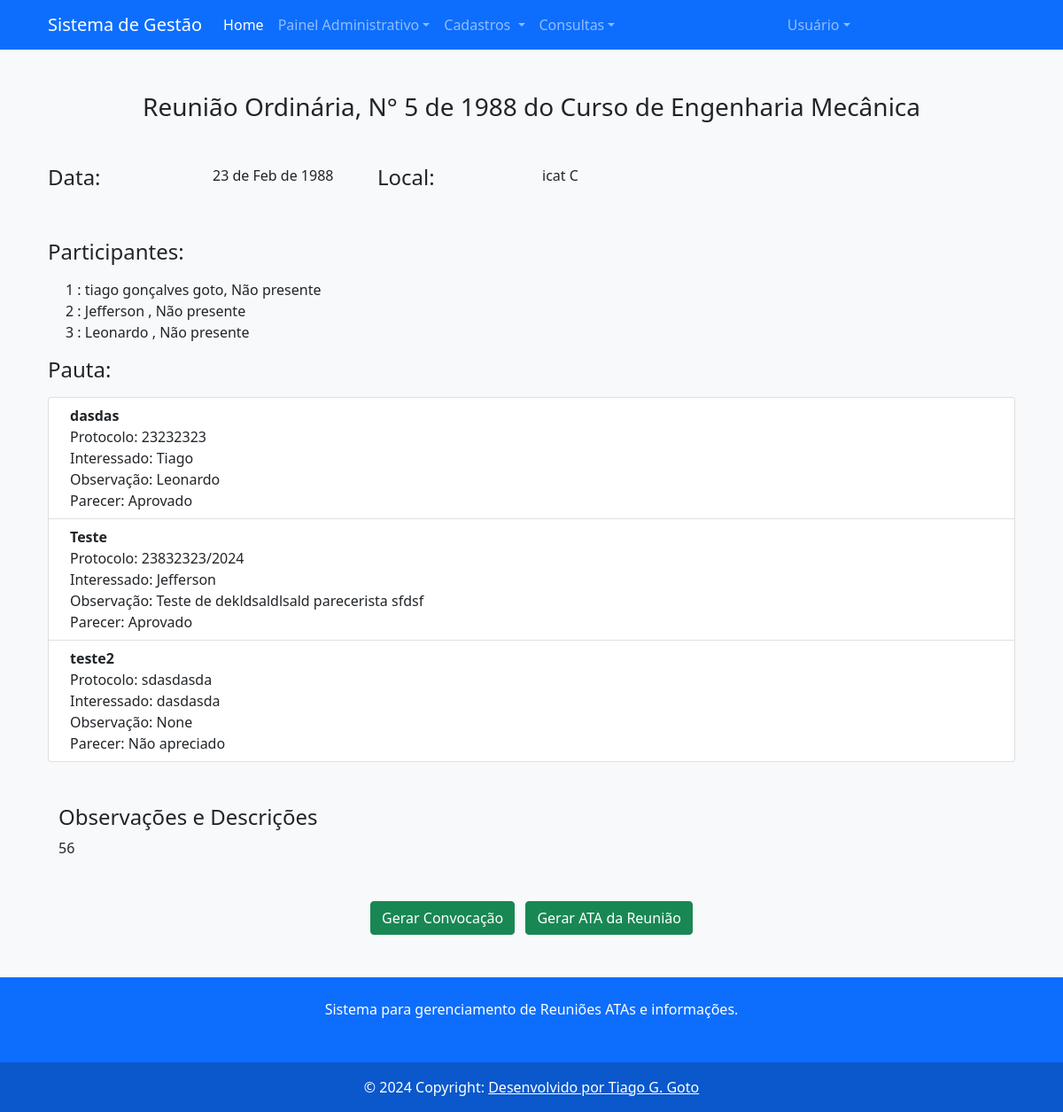
Page /meetings/1 (signed in) on the earlier database version.
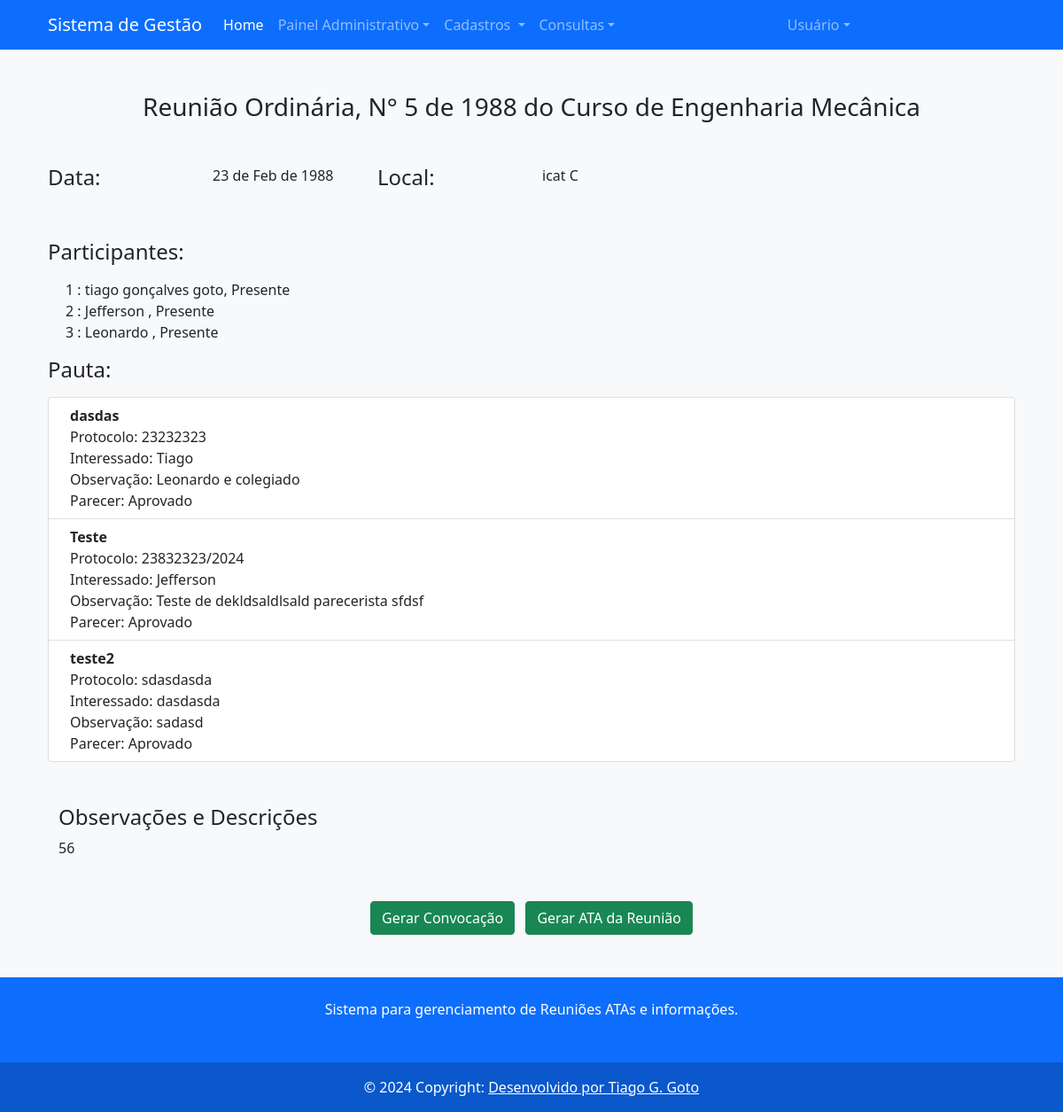
Same page on the later database version.
### src/models/entities/meetings.py (models this page shows, shortened)
class Meeting_type(db.Model):
    __tablename__="meeting_type"
    id = db.Column(db.Integer, primary_key=True, autoincrement=True)
    type_name = db.Column(db.Text, nullable=False)
    meeting = db.relationship("Meetings", back_populates="meet_type", lazy='dynamic')
    numbering = db.relationship("Numbering", back_populates="meet_type", lazy="dynamic")
    def __repr__(self):
        return f"{self.type_name}"

class Meetings(db.Model):
    __tablename__ = "meetings"
    id = db.Column(db.Integer, primary_key=True, autoincrement=True)
    meet_number = db.Column(db.Integer, nullable=False)
    meet_description = db.Column(db.Text, nullable=False)
    meet_regdate = db.Column(db.DateTime, default=datetime.now)
    meet_date = db.Column(db.DateTime, nullable = False)
    meet_location = db.Column(db.Text, nullable = False)
    meet_type_id = db.Column(db.Integer, db.ForeignKey('meeting_type.id'), nullable=False)
    meet_type = db.relationship("Meeting_type", back_populates="meeting")
    meeting_agenda = db.relationship("Meeting_agenda", back_populates="meeting", lazy='dynamic')
    minutes = db.relationship("Meeting_minute", back_populates="meeting", lazy='dynamic')
    attendees = db.relationship("Meeting_attendees", back_populates="meeting", lazy='dynamic')
    course_id = db.Column(db.Integer, db.ForeignKey('course.id'), nullable = False)
    course = db.relationship("Course", back_populates="meeting")

class Meeting_attendees(db.Model):
    __tablename__='meeting_attendees'
    id = db.Column(db.Integer, primary_key=True, autoincrement=True)
    meetings_id = db.Column(db.Integer, db.ForeignKey('meetings.id'))
    status = db.Column(db.Integer, nullable=True) # 0 - presence ok, 2, presence not ok, 3 presence justified
    meeting = db.relationship("Meetings", back_populates="attendees")
    attendee_id = db.Column(db.Integer, db.ForeignKey('attendees.id'), nullable=True)
    attendee = db.relationship('Attendees', back_populates="meeting_attendees")

class Attendees(db.Model):
    __tablename__ = 'attendees'
    id = db.Column(db.Integer, primary_key=True, autoincrement=True)
    name = db.Column(db.Text, nullable=False)
    document = db.Column(db.Text, nullable=True)
    course_id = db.Column(db.Integer, db.ForeignKey('course.id'))
    meeting_attendees = db.relationship("Meeting_attendees", back_populates="attendee", lazy='dynamic')
    course = db.relationship("Course", back_populates="attendee")
    def __repr__(self) -> str:
        return f"{self.name}"

class Meeting_agenda(db.Model):
    __tablename__="meeting_agenda"
    id = db.Column(db.Integer, primary_key=True, autoincrement=True)
    agenda_topic = db.Column(db.Text, nullable=False)
    agenda_protocol = db.Column(db.Text, nullable = True)
    agenda_interested = db.Column(db.Text, nullable = True)
    agenda_description = db.Column(db.Text, nullable= True)
    status = db.Column(db.Text, nullable=True)
    notes = db.Column(db.Text, nullable=True)
    meeting_id = db.Column(db.Integer, db.ForeignKey('meetings.id'), nullable=False)
    meeting = db.relationship("Meetings", back_populates="meeting_agenda")
    minute_id = db.Column(db.Integer, db.ForeignKey('meeting_minute.id'), nullable=True)
    minute = db.relationship("Meeting_minute", back_populates="meeting_agenda")

### src/models/entities/institution.py (models this page shows, shortened)
class Course(db.Model):
    __tablename__= 'course'
    id = db.Column(db.Integer, primary_key=True, autoincrement=True)
    name = db.Column(db.Text, nullable=False)
    depart_id = db.Column(db.Integer, db.ForeignKey('department.id'))
    department = db.relationship("Department", back_populates="course")
    meeting = db.relationship("Meetings", back_populates="course", lazy='dynamic')
    numbering = db.relationship("Numbering", back_populates="course", lazy='dynamic')
    attendee = db.relationship("Attendees", back_populates="course", lazy='dynamic')
    def __repr__(self):
        return f'{self.name}'

### src/routes/meetings.py (the view)
@meetings_route.route('/<id>', methods=['GET'])
@login_required
def consult_meeting(id):
    meeting = Reg_meetings.get_meeting(id)
    if not meeting:
        return redirect(url_for('meetings.erro_page'))
    list_at = Reg_meeting_atten.get_list(id)
    list_agenda = Reg_agenda.get_meet_agenda(id)
    return render_template('meeting_info.html', meeting=meeting , attendee_list = list_at, agenda=list_agenda)

### src/models/repository/meetings.py (called while the page is built)
    def get_meeting(id):
        meeting = db.session.execute(db.select(Meetings).filter_by(id = id)).scalar()
        return meeting

    def get_list(mee_id):
        list_attendees = db.session.execute(db.select(Meeting_attendees).filter_by(meetings_id=mee_id)).scalars().all()
        return list_attendees

    def get_meet_agenda(id):
        list_agenda = db.session.execute(db.select(Meeting_agenda).filter_by(meeting_id=id)).scalars()
        return list_agenda

### src/routes/login.py (called while the page is built)
@login_manager.user_loader
def loader_user(user_id):
    return Users.query.filter_by(userid=user_id).first()

### src/templates/meeting_info.html
{% extends "base.html" %}
{% block content %}
<div class="conatiner min-vh-100 my-5">
    <div class="container ">
        <div class="container text-center">
            <h3 class="mb-3"> Reunião {{ meeting.meet_type}}, N° {{meeting.meet_number}} de {{meeting.meet_date.year}} do Curso de {{meeting.course}}</h2>
        </div>
        <div class="row my-5 ">
            <div class="col-md-2 text-left ">
                <h4> Data: </h4>
            </div>
            <div class="col-md-2 text-left "> {{meeting.meet_date.strftime("%d de %b de %Y")}} </div>
            <div class="col-md-2 text-left "><h4> Local: </h4></div>
            <div class="col-md-2 text-left "> {{meeting.meet_location}} </div>
        </div>
        <div class="conatiner text-left">
            <h4> Participantes: </h4>
        </div>
        <div class="container my-3 ">
            {% for attendee in attendee_list %}
            <div class="col mx-2">
                {{loop.index0 + 1}} : {{ attendee.attendee }}, {% if attendee.status %} Presente {% else%} Não presente {% endif %}
            </div>
            {% endfor %}
        </div>
        <div class="conatiner text-left">
            <h4 class="my-3"> Pauta: </h4>
            <ol class="list-group list-group-numbering">
                {% for ag in agenda %}
                <li class="list-group-item d-flex justify-content-between align-items-start">
                    <div class="ms-2 me-auto">
                        <div class="fw-bold"> {{ag.agenda_topic}} </div>
                        Protocolo: {{ag.agenda_protocol}} <br>
                        Interessado: {{ag.agenda_interested}} <br>
                        Observação: {{ag.agenda_description}} <br>
                        Parecer: {% if ag.status == None %} Não apreciado {% elif ag.status %} Aprovado {% else %} Não aprovado {%endif%}
                    </div>
                </li>
                {% endfor %}
            </ol>
        </div>
        <div class="container my-5">
            <h4 class="text-left"> Observações e Descrições </h4>
            <p class="text-left">{{meeting.meet_description}} </p>
        </div>
        <div class="conatiner text-center">
            <ul class="list-inline">
                <li class="list-inline-item">
                    <form action="{{url_for('meetings.generate_notice', id=meeting.id)}}" id="notice" method="post"><button type="submit" formtarget="notice" formmethod="post" class="btn btn-success" formaction="{{url_for('meetings.generate_notice', id=meeting.id)}}"> Gerar Convocação </button></form>
                </li>
                <li class="list-inline-item">
                    <form><button type="submit" formmethod="post" class="btn btn-success">Gerar ATA da Reunião</button></form>
                </li>
        </ul>
        </div>
    </div>
</div>
{% endblock %}

### src/templates/base.html (shortened to what this page needs)
<!doctype html>
<html lang="en">
  <head>
    <link href="https://cdn.jsdelivr.net/npm/bootstrap@5.0.2/dist/css/bootstrap.min.css" rel="stylesheet">
    <link rel="stylesheet" href="https://cdn.jsdelivr.net/npm/bootstrap-icons@1.11.3/font/bootstrap-icons.min.css">
  </head>
  <body class="bg-light min-vh-100" >
    <header class="bg-primary">
        <div class="container ">
        <nav class="navbar navbar-expand-lg navbar-dark bg-primary">
            <div class="container-fluid">
                <a class="navbar-brand" href="#">Sistema de Gestão</a>
                <div class="collapse navbar-collapse" id="navbarText">
                    <ul class="navbar-nav me-auto mb-2 mb-lg-0">
                      <li class="nav-item">
                        <a class="nav-link active" aria-current="page" href="{{ url_for('home.home') }}">Home</a>
                      </li>
                      <li class="nav-item dropdown">
                        <a class="nav-link dropdown-toggle" href="#" role="button" data-bs-toggle="dropdown" aria-expanded="false" > Painel Administrativo</a>
                      </li>
                      <li class="nav-item dropdown">
                        <a class="nav-link dropdown-toggle" href="#" role="button" data-bs-toggle="dropdown" aria-expanded="false" > Cadastros </a>
                      </li>
                      <li class="nav-item dropdown">
                        <a class="nav-link dropdown-toggle" href="#" role="button" data-bs-toggle="dropdown" aria-expanded="false" > Consultas</a>
                      </li>
                    </ul>
                    <ul class="navbar-nav me-auto mb-2 mb-lg-0">
                      <li class="nav-item dropdown">
                        <a class="nav-link dropdown-toggle" href="#" role="button" data-bs-toggle="dropdown" aria-expanded="false" > Usuário</a>
                      </li>
                    </ul>
                </div>
            </div>
          </nav>
        </div>
    </header>
    <div class="container min-vh-100">
    {% block content %}{% endblock %}
    </div>
<footer class="bg-primary text-center text-white">
    <div class="container p-4">
      <section class="mb-4">
        <p>
         Sistema para gerenciamento de Reuniões ATAs e informações.
        </p>
      </section>
    </div>
    <div class="text-center p-3" style="background-color: rgba(0, 0, 0, 0.2)">
      © 2024 Copyright:
      <a class="text-white" href="#">Desenvolvido por Tiago G. Goto</a>
    </div>
  </footer>
  </body>
</html>

Differences in the rows shown:
changed Meeting_attendees "tiago gonçalves goto": status "Não presente" → "Presente"
changed Meeting_attendees "Jefferson": status "Não presente" → "Presente"
changed Meeting_attendees "Leonardo": status "Não presente" → "Presente"
changed Meeting_agenda "dasdas": agenda_description "Leonardo" → "Leonardo e colegiado"
changed Meeting_agenda "teste2": agenda_description "None" → "sadasd"; status "Não apreciado" → "Aprovado"
